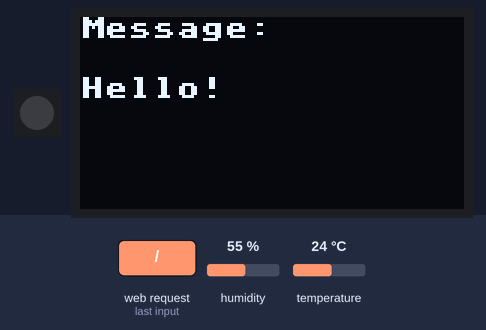
A program run on a simulated ESP32 board running MicroPython. Parts: 1 RGB LEDs in strip order, left to right, 128×64 one-colour display. The inputs (shaded band) are chosen by the test bench; at power-on: humidity 55 %, temperature 24 °C. WiFi joins after 1.5 s; the board's own WiFi access point starts at once; what the program prints to the serial console is not drawn.

3.3 s: HTTP request GET / received
Above: at 4.7 s.
Timing chart, 0 to 6.3 s (numbered marks = the images above; inputs shaded):
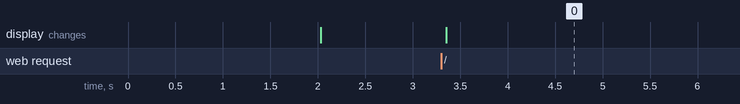

The program:

rgb_temp_message_webPage.py
```python
import network
import socket
import machine
import neopixel
import dht
import ssd1306
import time

# === WiFi Configuration ===
SSID = "TampleDiago"
PASSWORD = "12345688"

sta = network.WLAN(network.STA_IF)
sta.active(True)
sta.connect(SSID, PASSWORD)

while not sta.isconnected():
    time.sleep(1)
print("Connected! Station IP:", sta.ifconfig()[0])

ssid_ap = "Muneeb1368"
password_ap = "12345678"
auth_mode = network.AUTH_WPA2_PSK

ap = network.WLAN(network.AP_IF)
ap.active(True)
ap.config(essid=ssid_ap, password=password_ap, authmode=auth_mode)
print("Access Point Active")
print("AP IP Address:", ap.ifconfig()[0])

# === NeoPixel Setup ===
pin = 48
pixel = 1
np = neopixel.NeoPixel(machine.Pin(pin), pixel)

def set_color(r, g, b):
    np[0] = (r, g, b)
    np.write()
    print(f"Set Color to: R={r}, G={g}, B={b}")

# === DHT11 Sensor Setup ===
dht_pin = machine.Pin(4)
sensor = dht.DHT11(dht_pin)

def read_dht():
    try:
        sensor.measure()
        temp = sensor.temperature()
        hum = sensor.humidity()
        return temp, hum
    except Exception as e:
        print("DHT Error:", e)
        return "Error", "Error"

# === OLED Display Setup ===
i2c = machine.SoftI2C(scl=machine.Pin(9), sda=machine.Pin(8))
oled = ssd1306.SSD1306_I2C(128, 64, i2c)

def update_oled(message):
    oled.fill(0)
    oled.text("Message:", 0, 0)
    oled.text(message, 0, 20)
    oled.show()
    print("OLED Updated:", message)

# === Weather Condition Logic ===
def get_weather_condition(temp, hum):
    if temp == "Error" or hum == "Error":
        return "Unknown"
    temp = float(temp)
    hum = float(hum)

    if 25 <= temp <= 30 and 40 <= hum <= 50:
        return "Normal"
    elif temp < 25 and hum < 40:
        return "Dry or Cool"
    elif 20 <= temp <= 30 and hum > 64:
        return "Cool or Moist"
    elif temp > 40 and hum < 50:
        return "Hot or Dry"
    else:
        return "Other"

# === Web Server Setup ===
def webpage(temp, hum, message):
    weather = get_weather_condition(temp, hum)
    html = """<!DOCTYPE html>
<html>
<head>
    <title>ESP32 Control Panel</title>
    <style>
        body {
            font-family: 'Arial', sans-serif;
            background: linear-gradient(135deg, #1e1e2f, #2a4066);
            color: #fff;
            margin: 0;
            padding: 20px;
            min-height: 100vh;
        }
        h2 {
            text-align: center;
            color: #00f05c;
            text-shadow: 0 0 10px rgba(0, 240, 92, 0.8);
            margin-bottom: 30px;
        }
        .main-container {
            display: flex;
            justify-content: center;
            gap: 30px;
            max-width: 900px;
            margin: auto;
        }
        .left-column {
            display: flex;
            flex-direction: column;
            gap: 20px;
            width: 320px;
        }
        .right-column {
            width: 320px;
        }
        .container {
            background: rgba(255, 255, 255, 0.1);
            border-radius: 15px;
            padding: 20px;
            box-shadow: 0 8px 32px rgba(0, 240, 92, 0.3);
            backdrop-filter: blur(5px);
            border: 1px solid rgba(0, 240, 92, 0.2);
            transition: transform 0.3s ease, box-shadow 0.3s ease;
        }
        .container:hover {
            transform: translateY(-5px);
            box-shadow: 0 12px 40px rgba(0, 240, 92, 0.5);
        }
        h3 {
            color: #00f05c;
            margin-top: 0;
            text-shadow: 0 0 5px rgba(0, 240, 92, 0.6);
        }
        .input-group {
            margin-bottom: 5px;
        }
        .input-group label {
            display: inline-block;
            width: 60px;
            color: #e0e0e0;
        }
        .input-group input[type="number"],
        input[type="text"] {
            width: 120px;
            padding: 8px;
            border: none;
            border-radius: 5px;
            background: rgba(255, 255, 255, 0.2);
            color: #fff;
            outline: none;
            transition: background 0.3s ease;
            margin-bottom: 10px;
        }
        .input-group input:focus {
            background: rgba(255, 255, 255, 0.3);
        }
        button {
            background: linear-gradient(45deg, #00f05c, #00c4b4);
            border: none;
            padding: 10px 20px;
            border-radius: 25px;
            color: #fff;
            font-weight: bold;
            cursor: pointer;
            transition: transform 0.2s ease, box-shadow 0.2s ease;
        }
        button:hover {
            transform: scale(1.05);
            box-shadow: 0 0 15px rgba(0, 240, 92, 0.7);
        }
        .sensor-reading {
            background: linear-gradient(90deg, #00f05c33, #00c4b433);
            padding: 25px;
            border-radius: 10px;
            margin: 20px 0px 50px 0px;
            margin-top: 10px;
            animation: glow 2s infinite alternate;
        }
        @keyframes glow {
            from { box-shadow: 0 0 10px rgba(0, 240, 92, 0.3); }
            to { box-shadow: 0 0 20px rgba(0, 240, 92, 0.6); }
        }
        .sensor-reading p {
            margin: 5px 0;
            color: #e0e0e0;
        }
        .sensor-reading strong {
            color: #fff;
            font-size: 1.2em;
        }
    </style>
</head>
<body>
    <h2>ESP32 RGB & Sensor Control</h2>
    <div class="main-container">
        <div class="left-column">
            <div class="container">
                <h3>Set NeoPixel Color</h3>
                <form action="/" method="GET">
                    <div class="input-group">
                        <label>Red:</label> <input type="number" name="r" min="0" max="255"><br>
                        <label>Green:</label> <input type="number" name="g" min="0" max="255"><br>
                        <label>Blue:</label> <input type="number" name="b" min="0" max="255"><br>
                    </div>
                    <button type="submit">Set Color</button>
                </form>
            </div>
            <div class="container">
                <h3>Update OLED Display</h3>
                <form action="/" method="GET">
                    <input type="text" name="msg" placeholder="Enter message" maxlength="20">
                    <button type="submit">Send to OLED</button>
                </form>
                <p>Last Message: <strong>""" + str(message) + """</strong></p>
            </div>
        </div>
        <div class="right-column">
            <div class="container">
                <h3>Temperature & Humidity</h3>
                <div class="sensor-reading">
                    <p>Temperature: <strong>""" + str(temp) + """C</strong></p>
                    <p>Humidity: <strong>""" + str(hum) + """%</strong></p>
                    <p>Weather: <strong>""" + str(weather) + """</strong></p>
                </div>
            </div>
        </div>
    </div>
</body>
</html>"""
    return html

# Initialize socket
s = socket.socket(socket.AF_INET, socket.SOCK_STREAM)
s.bind((sta.ifconfig()[0], 80))
s.listen(5)

oled_message = "Hello!"

while True:
    conn, addr = s.accept()
    print('Got connection from', addr)
    request = conn.recv(1024).decode()
    print("Request Received:\n", request)

    if "favicon.ico" in request:
        conn.close()
        continue

    # Default values
    r, g, b = 0, 0, 0
    message = oled_message

    # Parse GET request parameters
    try:
        if '?' in request:
            params = request.split('?')[1].split(' ')[0]
            pairs = params.split('&')
            for pair in pairs:
                key, value = pair.split('=')
                if key == 'r':
                    r = int(value)
                elif key == 'g':
                    g = int(value)
                elif key == 'b':
                    b = int(value)
                elif key == 'msg':
                    message = value.replace('+', ' ')[:20]
    except Exception as e:
        print("Error parsing request:", e)

    print(f"Parsed Values - R: {r}, G: {g}, B: {b}, Message: {message}")
    # Update hardware
    set_color(r, g, b)
    update_oled(message)
    oled_message = message

    # read sensor data
    temp, hum = read_dht()

    # Send response
    response = webpage(temp, hum, message)
    conn.send('HTTP/1.1 200 OK\r\nContent-Type: text/html\r\n\r\n')
    conn.send(response)
    conn.close()
```

Measured:
- after the input at 3.3 s, the display: changes after 0.05 s (image 0)
